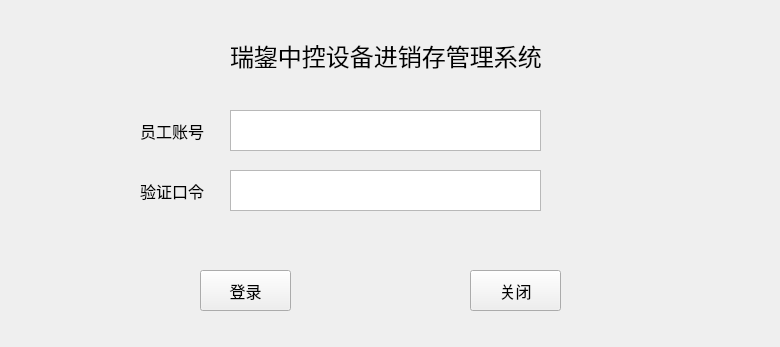
<?xml version="1.0" encoding="UTF-8"?>
<ui version="4.0">
 <class>Widget</class>
 <widget class="QWidget" name="Widget">
  <property name="geometry">
   <rect>
    <x>0</x>
    <y>0</y>
    <width>780</width>
    <height>347</height>
   </rect>
  </property>
  <property name="windowTitle">
   <string>瑞鋆中控设备进销存管理系统</string>
  </property>
  <widget class="QLabel" name="label">
   <property name="geometry">
    <rect>
     <x>230</x>
     <y>40</y>
     <width>321</width>
     <height>31</height>
    </rect>
   </property>
   <property name="font">
    <font>
     <pointsize>18</pointsize>
    </font>
   </property>
   <property name="text">
    <string>瑞鋆中控设备进销存管理系统</string>
   </property>
  </widget>
  <widget class="QLabel" name="label_2">
   <property name="geometry">
    <rect>
     <x>140</x>
     <y>120</y>
     <width>71</width>
     <height>21</height>
    </rect>
   </property>
   <property name="font">
    <font>
     <pointsize>12</pointsize>
    </font>
   </property>
   <property name="text">
    <string>员工账号</string>
   </property>
  </widget>
  <widget class="QLabel" name="label_3">
   <property name="geometry">
    <rect>
     <x>140</x>
     <y>180</y>
     <width>71</width>
     <height>21</height>
    </rect>
   </property>
   <property name="font">
    <font>
     <pointsize>12</pointsize>
    </font>
   </property>
   <property name="text">
    <string>验证口令</string>
   </property>
  </widget>
  <widget class="QPushButton" name="pushButton">
   <property name="geometry">
    <rect>
     <x>200</x>
     <y>270</y>
     <width>91</width>
     <height>41</height>
    </rect>
   </property>
   <property name="font">
    <font>
     <pointsize>12</pointsize>
    </font>
   </property>
   <property name="text">
    <string>登录</string>
   </property>
  </widget>
  <widget class="QPushButton" name="pushButton_2">
   <property name="geometry">
    <rect>
     <x>470</x>
     <y>270</y>
     <width>91</width>
     <height>41</height>
    </rect>
   </property>
   <property name="font">
    <font>
     <pointsize>12</pointsize>
    </font>
   </property>
   <property name="text">
    <string>关闭</string>
   </property>
  </widget>
  <widget class="QTextEdit" name="textEdit_2">
   <property name="geometry">
    <rect>
     <x>230</x>
     <y>110</y>
     <width>311</width>
     <height>41</height>
    </rect>
   </property>
  </widget>
  <widget class="QTextEdit" name="textEdit_3">
   <property name="geometry">
    <rect>
     <x>230</x>
     <y>170</y>
     <width>311</width>
     <height>41</height>
    </rect>
   </property>
  </widget>
 </widget>
 <resources/>
 <connections/>
</ui>
